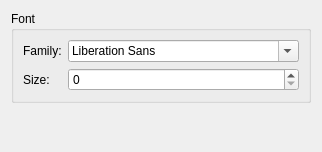
<?xml version="1.0" encoding="UTF-8"?>
<ui version="4.0">
 <class>SchemeSettingsWidget</class>
 <widget class="QWidget" name="SchemeSettingsWidget">
  <property name="geometry">
   <rect>
    <x>0</x>
    <y>0</y>
    <width>321</width>
    <height>152</height>
   </rect>
  </property>
  <property name="windowTitle">
   <string>Scheme</string>
  </property>
  <layout class="QGridLayout" name="gridLayout_3">
   <item row="1" column="0">
    <spacer name="verticalSpacer">
     <property name="orientation">
      <enum>Qt::Vertical</enum>
     </property>
     <property name="sizeHint" stdset="0">
      <size>
       <width>20</width>
       <height>2</height>
      </size>
     </property>
    </spacer>
   </item>
   <item row="0" column="0">
    <widget class="QGroupBox" name="groupBox">
     <property name="title">
      <string>Font</string>
     </property>
     <layout class="QGridLayout" name="gridLayout">
      <item row="0" column="0">
       <widget class="QLabel" name="label">
        <property name="text">
         <string>Family:</string>
        </property>
       </widget>
      </item>
      <item row="0" column="1">
       <widget class="QFontComboBox" name="fcbFontFamily"/>
      </item>
      <item row="1" column="0">
       <widget class="QLabel" name="label_2">
        <property name="text">
         <string>Size:</string>
        </property>
       </widget>
      </item>
      <item row="1" column="1">
       <widget class="QSpinBox" name="sbFontSize">
        <property name="minimum">
         <number>0</number>
        </property>
        <property name="maximum">
         <number>999999999</number>
        </property>
       </widget>
      </item>
     </layout>
    </widget>
   </item>
  </layout>
 </widget>
 <resources/>
 <connections/>
</ui>
